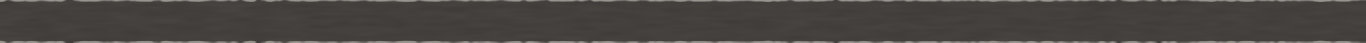
#> input picture treasure_chest_20261113/phase05/lower_iron/surface/albedo.png, 8192 x 256 px, found by its file name (shown at 1/6 size)
$ python inspect_maps.py
#> lines starting #> are read from the running program, lines starting #| are printed output that depends on the picture
from pathlib import Path
import numpy as np,json,hashlib
from PIL import Image,ImageOps,ImageDraw
D=Path(__file__).resolve().parent;B=D.parent/'U_scan_fibers';out=Image.new('RGB',(1200,950),'#222222');draw=ImageDraw.Draw(out)
#> after `out = Image.new('RGB', (1200, 950), '#222222')`: out: PIL image 1200x950 RGB; every value is 34
for i,role in enumerate(['albedo','roughness','normal']):
 im=Image.open(B/(role+'.png')).convert('RGB');q=ImageOps.contain(im,(1200,270));out.paste(q,((1200-q.width)//2,30+i*310));draw.text((10,10+i*310),role+' : unchanged latest baseline',fill='white')
#> further down, im is the input picture: PIL image 8192x256 RGB; mean R, G, B 71.9, 68.3, 64.9
#> after `q = ImageOps.contain(im, (1200, 270))`:
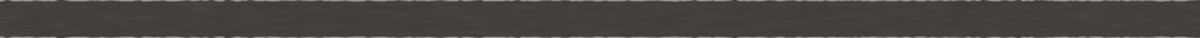
#> q: PIL image 1200x38 RGB; mean R, G, B 71.9, 68.3, 64.9
#> after `out.paste(q, ((1200 - q.width) // 2, 30 + i * 310))`:
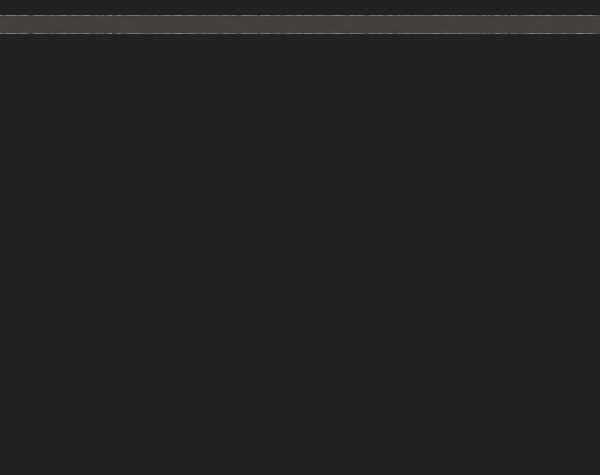
#> out: PIL image 1200x950 RGB (shown at 1/2 size); mean R, G, B 35.5, 35.4, 35.2
#> pass 2 of the loop `for i,role in enumerate(['albedo','roughness','normal']):`:
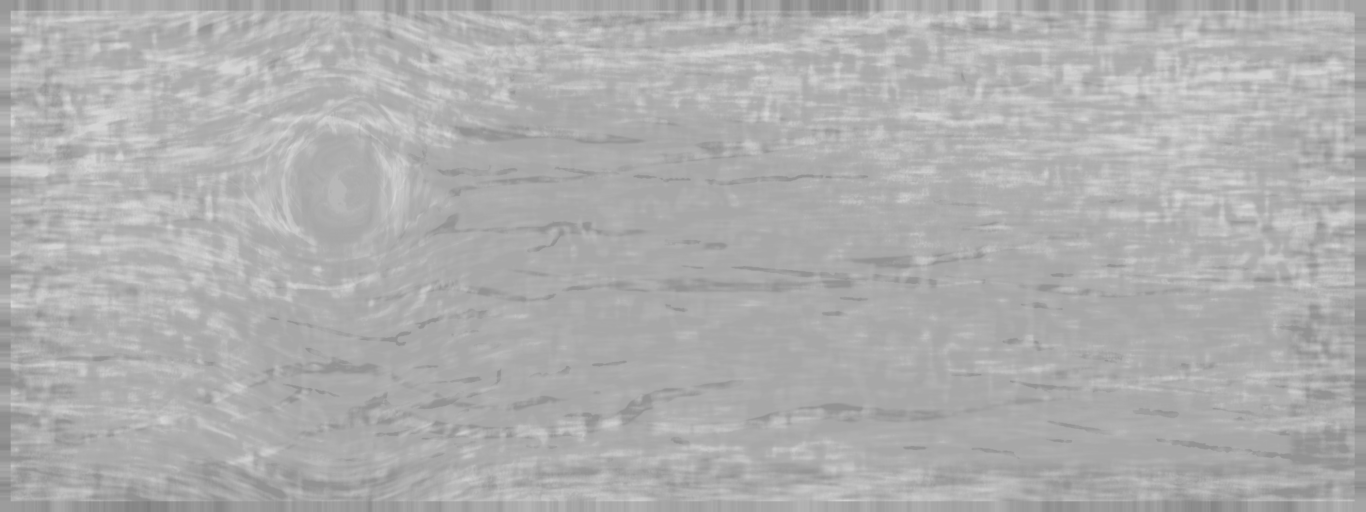
#> input picture treasure_chest_20261113/phase04/wood_lab/timber_refinement/AY_fiber_finish/roughness.png, 4096 x 1536 px, found by its file name (shown at 1/3 size)
#> im: PIL image 4096x1536 RGB
#> `q = ImageOps.contain(im, (1200, 270))`:
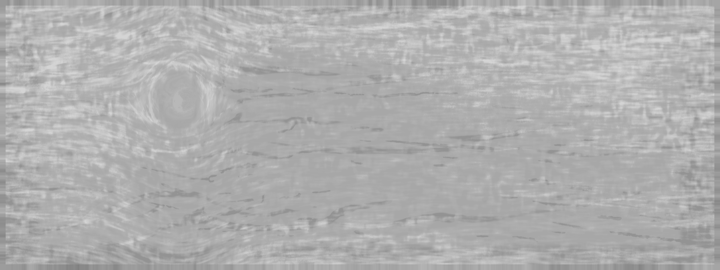
#> q: PIL image 720x270 RGB; min 127, max 214, mean 175.1
#> `out.paste(q, ((1200 - q.width) // 2, 30 + i * 310))`:
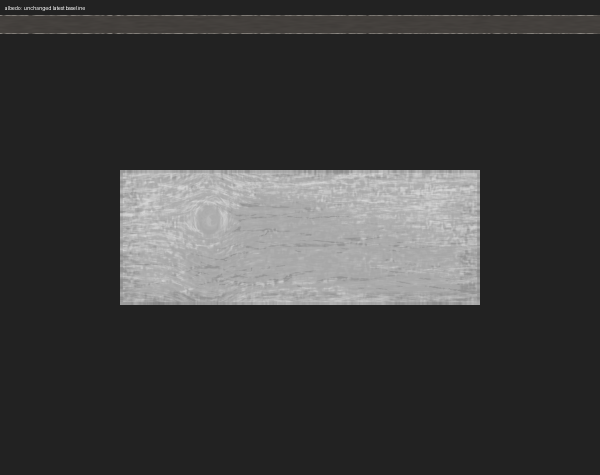
#> out: PIL image 1200x950 RGB (shown at 1/2 size); mean R, G, B 59.6, 59.5, 59.4
#> (the run stopped early here; a loop or call above may not have finished)
